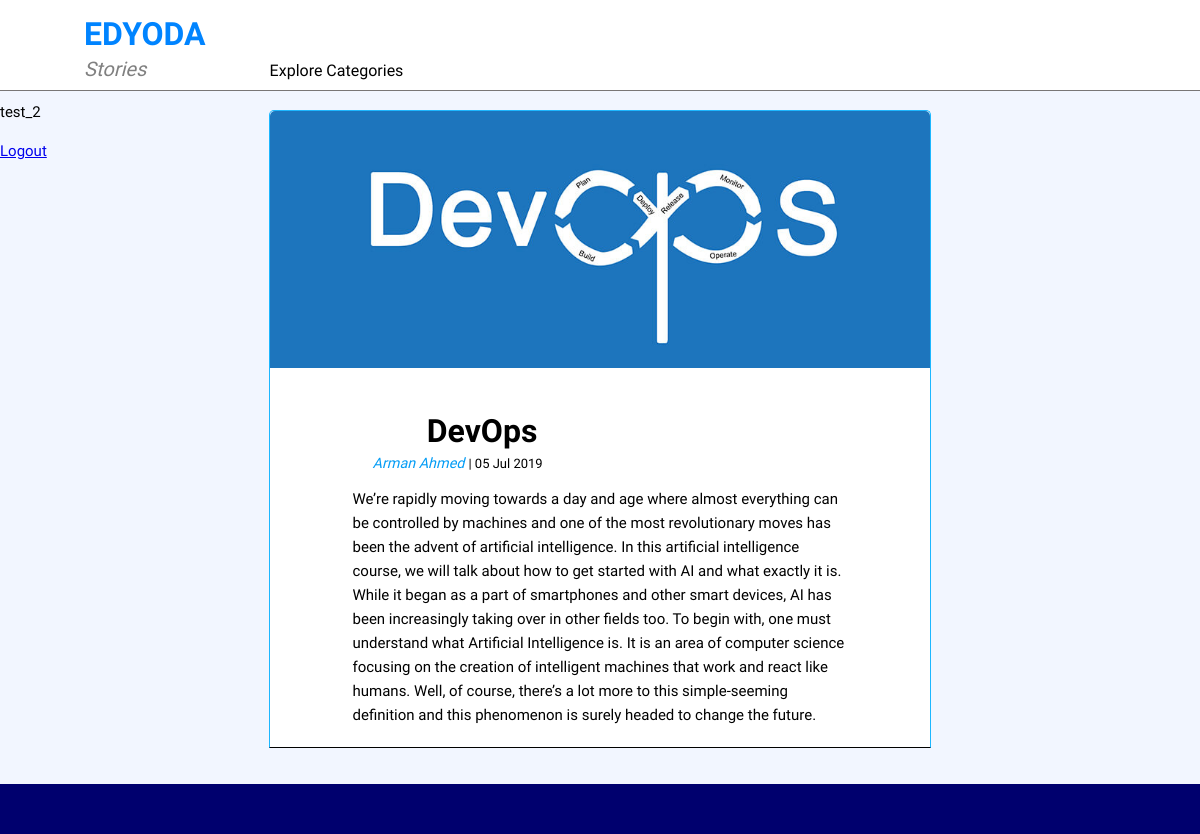
Screenshot of /blogs/devops (signed in) with the database file from the repository.
### blog/models.py (models this page shows, shortened)
class Post(models.Model):
    statuses = [
        ("D","Draft"),
        ("P","Published"),
    ]
    title = models.CharField(max_length=255)
    slug = models.SlugField(unique=True,blank = True)
    content = models.TextField()
    status = models.CharField(max_length=1,choices=statuses)
    category = models.ForeignKey(Category,on_delete=models.CASCADE,related_name="posts")
    image = models.ImageField(upload_to="blog/post",blank = True)
    author = models.ForeignKey(Profile,on_delete= models.CASCADE)

### blog/views.py (the view)
# urls.py: path("<slug:slug>",PostDetailView.as_view(),name ="post-detail"),
class PostDetailView(LoginRequiredMixin,DetailView):
    login_url = 'login'
    model = Post
    template_name = "blog/details.html"

### blog/templates/blog/details.html
{% extends "blog/base.html" %}
{% load static %}
{% block extra_head %}
<link rel="stylesheet" href="{% static  'blog/css/details.css' %}"/>
{% endblock %}
{% block content %}
<div class="completestory">
    <img class="storyimg"src="{{ post.image.url }}" alt="AWS"/>
    <div class="storydescription">
        <h1 class="h1heading">
            {{ post.title }}
        </h1>
        <span class="blog-author">Arman Ahmed</span>
        <span class="blog-publish-date">| 05 Jul 2019</span>
        <p>{{ post.content }}
        </p>
    </div>
</div>
{% endblock %}

### blog/templates/blog/base.html (shortened to what this page needs)
{% load static %}
<!DOCTYPE html>
<html Lang="en">
<head>
    <link rel="stylesheet" href="{% static  'blog/css/base.css' %}"/>
    {% block extra_head %}
    {% endblock %}
</head>
<body style="margin:0;background-color: #f2f6ff;">
    <div id="Topbar">
        <a href="/" class="Edyodastories" >
            <span class="EdyodaHome" style="margin:0">EDYODA</span>
            <p class="Edyodasubheading" style="margin:0">Stories</p>
        </a>
        <span class="Categories">
            Explore Categories <img class="Categoriesdropdown"src="https://encrypted-tbn0.gstatic.com/images?q=tbn%3AANd9GcQu9KujCMkus_FPohJdZt17XMQ_-XzSabidnvgPwaGR8Chv_KfF"/>
        </span>
        {% if user.is_authenticated %}
            <p> {{ user.get_username }} </p>
            <p> <a href = "{% url 'logout' %} ">Logout</a> </p>
        {% else %}
            <p><a href="{% url 'login' %}">Login</a></p>
        {% endif %}
    </div>
        {% block content %}
        {% endblock %}
        <br/><br/>
        <div class="bottombar"></div>
</body>
</html>

### blog/static/blog/css/base.css (style rules this page uses)
#Topbar { box-shadow: 0px 1px rgb(121, 118, 118); width:100%; height:90px; background-color: white; }
.Edyodastories { padding-top: 15px; margin-left: 7%; display:inline-block; text-decoration: none; }
.EdyodaHome { font-family: 'Raleway' ,sans-serif; font-size: 2em; width:130px; color: #0084ff; font-weight: 900; }
.Edyodasubheading { font-size: 20px; font-style: italic; color:gray; font-family:'Raleway'; }
.Categories { display:inline-block; margin-left:60px; font-family:'Raleway' ; }
.Categoriesdropdown { width:20px; height:10px; margin-top: 0px; }
.bottombar { height:50px; background-color: rgb(0, 0, 110); }

### blog/static/blog/css/details.css (style rules this page uses)
.completestory { width:55%; height:100%; margin-top:20px; margin-left: auto; margin-right: auto; margin-bottom: 0; border-top-left-radius: 5px; border-top-right-radius: 5px; border: 0.5px solid rgb(29, 183, 255); border-bottom: 1px solid black; background-color: white; }
.storyimg { border-top-left-radius: 5px; border-top-right-radius: 5px; width:100%; }
.storydescription { width:75%; margin:20px auto; }
.h1heading { padding-top:20px; margin: auto; font-family: 'Raleway'; }
.blog-author { font-style:italic; display:inline-block; color:rgb(3, 156, 245); margin:20px 0px 0px 0px; font-family: 'Raleway' ; font-size: 16px; font-weight: 600 }
.blog-publish-date { display:inline-block; margin:5px 0px 0px 0px; font-family: 'Raleway' ; font-size: 16px; }
p { font-family: 'Raleway'; letter-spacing: 0.45; line-height: 1.6; text-align: left; font-size: 15px; }

### blog/templates/blog/base.html (style rules this page uses)
.h1heading { padding-top:20px; width:70%; margin: auto; font-family: 'Raleway'; }
.blog-author { font-style:italic; padding-left:20px; display:inline-block; color:rgb(3, 156, 245); margin:5px 0px 0px 0px; font-family: 'Raleway' ; font-size: .9em; font-weight: 500 }
.blog-publish-date { display:inline-block; margin:5px 0px 0px 0px; font-family: 'Raleway' ; font-size: 13px; }

### rows the page displays
Post: image (picture), title "DevOps", content "We’re rapidly moving towards a day and age where almost everything can be controlled by machines and one of the most revolutionary moves has been the advent of artificial intelligence. In this artificial intelligence course, we will talk about how to get started with AI and what exactly it is. While it began as a part of smartphones and other smart devices, AI has been increasingly taking over in other fields too. To begin with, one must understand what Artificial Intelligence is. It is an area of computer science focusing on the creation of intelligent machines that work and react like humans. Well, of course, there’s a lot more to this simple-seeming definition and this phenomenon is…"

### other values shown
{{ user.get_username }} "test_2"
